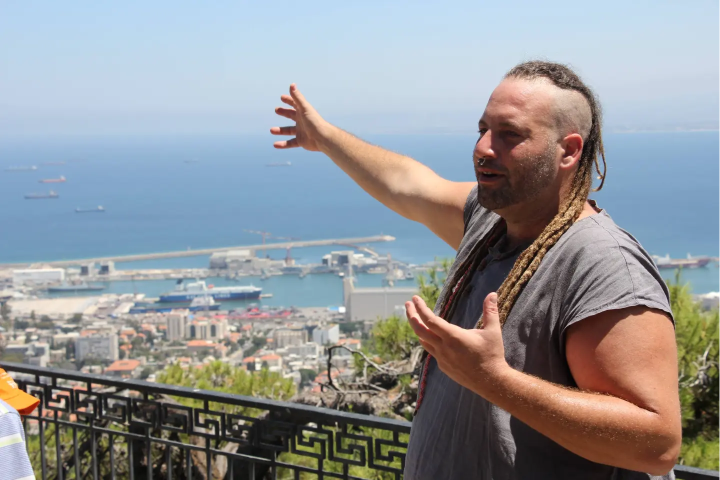
#> input picture assets/yoske-real-haifa.jpg, 1440 x 960 px, given in place of yoske-red-shirt.jpg.jpg, which was not available (shown at 1/2 size)
$ python story_sheet.py ../assets/yoske-real-haifa.jpg ../assets/yoske-red-shirt.jpg 5 5 out.png
#> lines starting #> are read from the running program, lines starting #| are printed output that depends on the picture
import sys, glob, os
from PIL import Image, ImageDraw
tag, names = sys.argv[1], sys.argv[2].split(',')
tw = int(sys.argv[3]) if len(sys.argv) > 3 else 480
ims = [(n, Image.open(f'output/story/{tag}-{n}.jpg')) for n in names]
#> ims = 1 item
th = round(ims[0][1].height * tw / ims[0][1].width); cols = int(sys.argv[4]) if len(sys.argv) > 4 else 3
#> after `th = round(ims[0][1].height * tw / ims[0][1].width)`: th = 3
rows = (len(ims) + cols - 1) // cols
#> rows = 1
S = Image.new('RGB', (cols * (tw + 8), rows * (th + 26)), 'white'); d = ImageDraw.Draw(S)
#> after `S = Image.new('RGB', (cols * (tw + 8), rows * (th + 26)), 'white')`: S: PIL image 65x29 RGB; every value is 255
for i, (n, im) in enumerate(ims):
    x, y = (i % cols) * (tw + 8), (i // cols) * (th + 26)
    S.paste(im.resize((tw, th)), (x, y + 22)); d.text((x + 4, y + 4), n, fill='black')
#> this loop made 1 pass
#> (n, x, y) on pass 1: ('../assets/yoske-red-shirt.jpg', 0, 0)
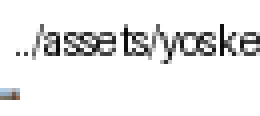
#> S: PIL image 65x29 RGB (shown 4 times larger); mean R, G, B 234.3, 234.3, 234.4
S.save(f'output/story/sheet-{tag}-{sys.argv[5] if len(sys.argv)>5 else "a"}.jpg', quality=80)

$ run again, on assets/yoske-red-shirt.jpg
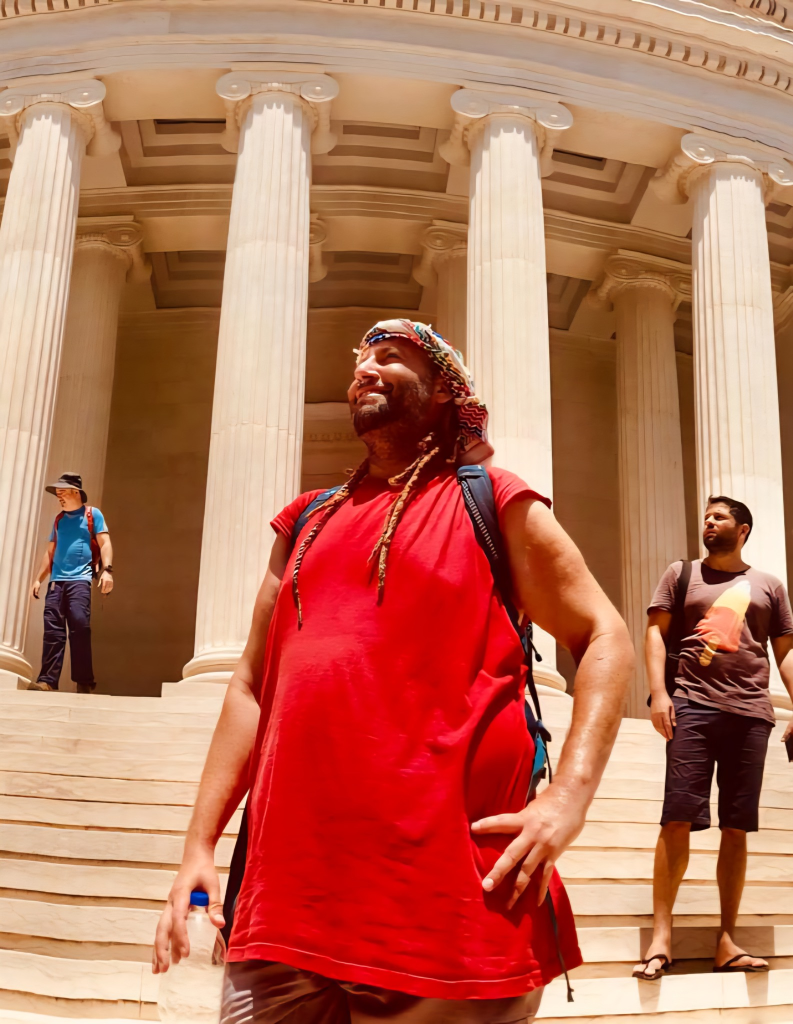
#> input picture assets/yoske-red-shirt.jpg, 1586 x 2048 px, given in place of yoske-red-shirt.jpg.jpg, which was not available (shown at 1/2 size)
#> ims = 1 item
#> rows = 1
#> the loop `for i, (n, im) in enumerate(ims):` made 1 pass
#> (n, x, y) on pass 1: ('../assets/yoske-red-shirt.jpg', 0, 0)
#> after the loop `for i, (n, im) in enumerate(ims):`:
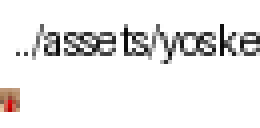
#> S: PIL image 65x32 RGB (shown 4 times larger); mean R, G, B 236, 235, 234.7

$ run again, on assets/yoske-seated.jpg
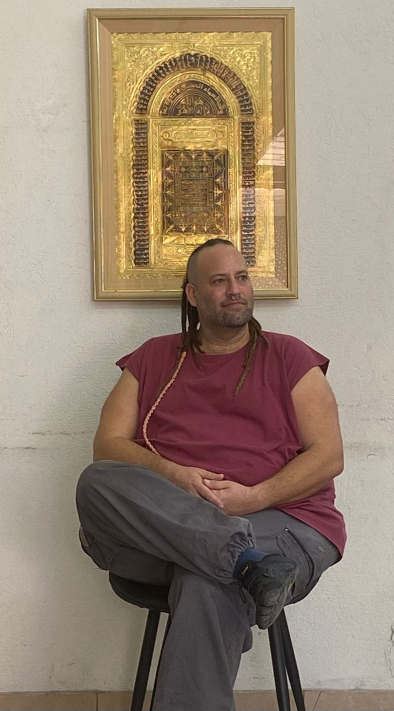
#> input picture assets/yoske-seated.jpg, 787 x 1421 px, given in place of yoske-seated.jpg.jpg, which was not available (shown at 1/2 size)
#> ims = 1 item
#> rows = 1
#> the loop `for i, (n, im) in enumerate(ims):` made 1 pass
#> (n, x, y) on pass 1: ('../assets/yoske-seated.jpg', 0, 0)
#> after the loop `for i, (n, im) in enumerate(ims):`:
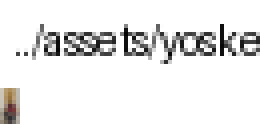
#> S: PIL image 65x35 RGB (shown 4 times larger); mean R, G, B 236.5, 236.2, 235.8
